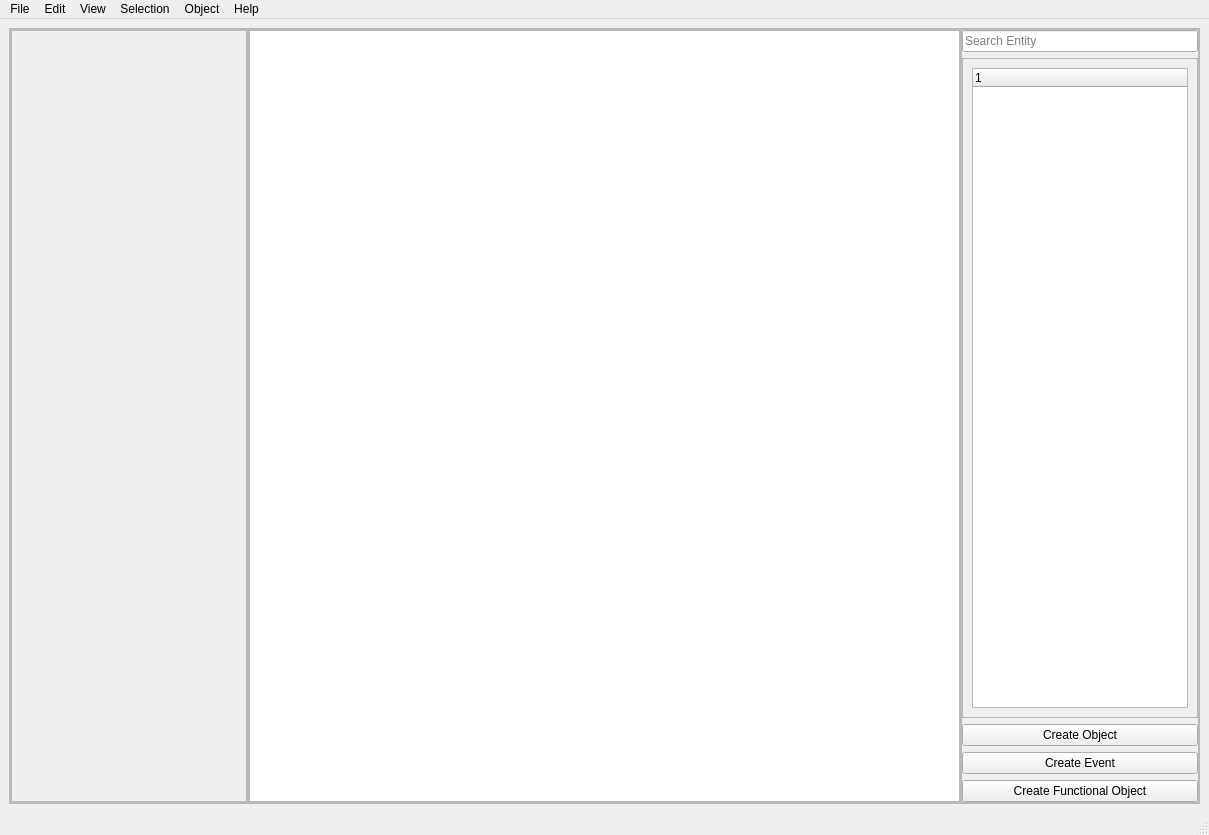
<?xml version="1.0" encoding="UTF-8"?>
<ui version="4.0">
 <class>MainWindow</class>
 <widget class="QMainWindow" name="MainWindow">
  <property name="geometry">
   <rect>
    <x>0</x>
    <y>0</y>
    <width>1209</width>
    <height>835</height>
   </rect>
  </property>
  <property name="font">
   <font>
    <bold>false</bold>
    <strikeout>false</strikeout>
    <kerning>true</kerning>
   </font>
  </property>
  <property name="windowTitle">
   <string>Modeling App</string>
  </property>
  <property name="toolButtonStyle">
   <enum>Qt::ToolButtonStyle::ToolButtonIconOnly</enum>
  </property>
  <property name="animated">
   <bool>true</bool>
  </property>
  <property name="tabShape">
   <enum>QTabWidget::TabShape::Rounded</enum>
  </property>
  <property name="dockNestingEnabled">
   <bool>false</bool>
  </property>
  <property name="unifiedTitleAndToolBarOnMac">
   <bool>true</bool>
  </property>
  <widget class="QWidget" name="centralwidget">
   <layout class="QVBoxLayout" name="verticalLayout">
    <item>
     <widget class="QFrame" name="frame">
      <property name="sizePolicy">
       <sizepolicy hsizetype="Expanding" vsizetype="Expanding">
        <horstretch>0</horstretch>
        <verstretch>0</verstretch>
       </sizepolicy>
      </property>
      <property name="frameShape">
       <enum>QFrame::Shape::StyledPanel</enum>
      </property>
      <property name="frameShadow">
       <enum>QFrame::Shadow::Raised</enum>
      </property>
      <layout class="QHBoxLayout" name="horizontalLayout" stretch="5,15,5">
       <property name="spacing">
        <number>0</number>
       </property>
       <property name="leftMargin">
        <number>0</number>
       </property>
       <property name="topMargin">
        <number>0</number>
       </property>
       <property name="rightMargin">
        <number>0</number>
       </property>
       <property name="bottomMargin">
        <number>0</number>
       </property>
       <item>
        <widget class="QFrame" name="properties_panel">
         <property name="frameShape">
          <enum>QFrame::Shape::StyledPanel</enum>
         </property>
         <property name="frameShadow">
          <enum>QFrame::Shadow::Raised</enum>
         </property>
         <layout class="QVBoxLayout" name="verticalLayout_4">
          <property name="leftMargin">
           <number>0</number>
          </property>
          <property name="topMargin">
           <number>0</number>
          </property>
          <property name="rightMargin">
           <number>0</number>
          </property>
          <property name="bottomMargin">
           <number>0</number>
          </property>
          <item>
           <widget class="QScrollArea" name="scrollArea">
            <property name="widgetResizable">
             <bool>true</bool>
            </property>
            <widget class="QWidget" name="scrollAreaWidgetContents_2">
             <property name="geometry">
              <rect>
               <x>0</x>
               <y>0</y>
               <width>234</width>
               <height>768</height>
              </rect>
             </property>
             <layout class="QVBoxLayout" name="verticalLayout_5">
              <item>
               <widget class="QStackedWidget" name="stackedWidget">
                <widget class="QWidget" name="page"/>
                <widget class="QWidget" name="page_2"/>
               </widget>
              </item>
             </layout>
            </widget>
           </widget>
          </item>
         </layout>
        </widget>
       </item>
       <item>
        <widget class="QFrame" name="working_area">
         <property name="frameShape">
          <enum>QFrame::Shape::StyledPanel</enum>
         </property>
         <property name="frameShadow">
          <enum>QFrame::Shadow::Raised</enum>
         </property>
         <layout class="QVBoxLayout" name="verticalLayout_6">
          <property name="leftMargin">
           <number>0</number>
          </property>
          <property name="topMargin">
           <number>0</number>
          </property>
          <property name="rightMargin">
           <number>0</number>
          </property>
          <property name="bottomMargin">
           <number>0</number>
          </property>
          <item>
           <widget class="QGraphicsView" name="graphicsView"/>
          </item>
         </layout>
        </widget>
       </item>
       <item>
        <widget class="QFrame" name="entities_panel">
         <property name="frameShape">
          <enum>QFrame::Shape::StyledPanel</enum>
         </property>
         <property name="frameShadow">
          <enum>QFrame::Shadow::Raised</enum>
         </property>
         <layout class="QVBoxLayout" name="verticalLayout_2">
          <property name="leftMargin">
           <number>0</number>
          </property>
          <property name="topMargin">
           <number>0</number>
          </property>
          <property name="rightMargin">
           <number>0</number>
          </property>
          <property name="bottomMargin">
           <number>0</number>
          </property>
          <item>
           <widget class="QLineEdit" name="entities_search_box">
            <property name="text">
             <string/>
            </property>
            <property name="placeholderText">
             <string>Search Entity</string>
            </property>
           </widget>
          </item>
          <item>
           <widget class="QScrollArea" name="entities_scrollArea">
            <property name="frameShape">
             <enum>QFrame::Shape::StyledPanel</enum>
            </property>
            <property name="widgetResizable">
             <bool>true</bool>
            </property>
            <widget class="QWidget" name="scrollAreaWidgetContents">
             <property name="geometry">
              <rect>
               <x>0</x>
               <y>0</y>
               <width>234</width>
               <height>650</height>
              </rect>
             </property>
             <layout class="QVBoxLayout" name="verticalLayout_3">
              <item>
               <widget class="QTreeWidget" name="entities_tree">
                <column>
                 <property name="text">
                  <string notr="true">1</string>
                 </property>
                </column>
               </widget>
              </item>
             </layout>
            </widget>
           </widget>
          </item>
          <item>
           <widget class="QPushButton" name="create_object_button">
            <property name="text">
             <string>Create Object</string>
            </property>
           </widget>
          </item>
          <item>
           <widget class="QPushButton" name="create_event_button">
            <property name="text">
             <string>Create Event</string>
            </property>
           </widget>
          </item>
          <item>
           <widget class="QPushButton" name="create_func_object_button">
            <property name="text">
             <string>Create Functional Object</string>
            </property>
           </widget>
          </item>
         </layout>
        </widget>
       </item>
      </layout>
     </widget>
    </item>
   </layout>
  </widget>
  <widget class="QMenuBar" name="menubar">
   <property name="geometry">
    <rect>
     <x>0</x>
     <y>0</y>
     <width>1209</width>
     <height>22</height>
    </rect>
   </property>
   <widget class="QMenu" name="menuFile">
    <property name="title">
     <string>File</string>
    </property>
    <addaction name="actionNew"/>
    <addaction name="actionOpen"/>
    <addaction name="actionRecent_files"/>
    <addaction name="separator"/>
    <addaction name="actionSave"/>
    <addaction name="actionSava_As"/>
    <addaction name="separator"/>
    <addaction name="actionExit"/>
   </widget>
   <widget class="QMenu" name="menuEdit">
    <property name="title">
     <string>Edit</string>
    </property>
    <addaction name="actionUndo"/>
    <addaction name="actionRedo"/>
    <addaction name="separator"/>
    <addaction name="actionCut"/>
    <addaction name="actionCopy"/>
    <addaction name="actionPaste"/>
    <addaction name="separator"/>
    <addaction name="actionSettings"/>
   </widget>
   <widget class="QMenu" name="menuSelect">
    <property name="title">
     <string>Selection</string>
    </property>
    <addaction name="actionSelect_All"/>
    <addaction name="actionDeselect_All"/>
    <addaction name="actionInverse_Selection"/>
    <addaction name="separator"/>
   </widget>
   <widget class="QMenu" name="menuObject">
    <property name="title">
     <string>Object</string>
    </property>
    <widget class="QMenu" name="menuExport_As">
     <property name="title">
      <string>Export As</string>
     </property>
     <addaction name="actionXLSX_File"/>
     <addaction name="actionCSV_File"/>
    </widget>
    <addaction name="actionCreate_New_Object"/>
    <addaction name="actionSave_Object"/>
    <addaction name="actionImport_Object"/>
    <addaction name="menuExport_As"/>
    <addaction name="actionDelete"/>
    <addaction name="separator"/>
   </widget>
   <widget class="QMenu" name="menuHelp">
    <property name="title">
     <string>Help</string>
    </property>
    <addaction name="actionHelp_Manual"/>
    <addaction name="separator"/>
    <addaction name="actionRead_Concept_Article"/>
    <addaction name="actionAbout_This_App"/>
    <addaction name="separator"/>
   </widget>
   <widget class="QMenu" name="menuView">
    <property name="title">
     <string>View</string>
    </property>
    <addaction name="actionShow_Properties_Panel"/>
    <addaction name="actionShow_Entities_Panel"/>
   </widget>
   <addaction name="menuFile"/>
   <addaction name="menuEdit"/>
   <addaction name="menuView"/>
   <addaction name="menuSelect"/>
   <addaction name="menuObject"/>
   <addaction name="menuHelp"/>
  </widget>
  <widget class="QStatusBar" name="statusbar"/>
  <action name="actionNew">
   <property name="text">
    <string>New</string>
   </property>
   <property name="iconVisibleInMenu">
    <bool>true</bool>
   </property>
  </action>
  <action name="actionOpen">
   <property name="text">
    <string>Open</string>
   </property>
  </action>
  <action name="actionRecent_files">
   <property name="text">
    <string>Recent Files</string>
   </property>
  </action>
  <action name="actionSave">
   <property name="text">
    <string>Save</string>
   </property>
  </action>
  <action name="actionSava_As">
   <property name="text">
    <string>Save As</string>
   </property>
  </action>
  <action name="actionExit">
   <property name="text">
    <string>Exit</string>
   </property>
  </action>
  <action name="actionUndo">
   <property name="text">
    <string>Undo</string>
   </property>
  </action>
  <action name="actionRedo">
   <property name="text">
    <string>Redo</string>
   </property>
  </action>
  <action name="actionCut">
   <property name="text">
    <string>Cut</string>
   </property>
  </action>
  <action name="actionCopy">
   <property name="text">
    <string>Copy</string>
   </property>
  </action>
  <action name="actionPaste">
   <property name="text">
    <string>Paste</string>
   </property>
  </action>
  <action name="actionSettings">
   <property name="text">
    <string>Settings</string>
   </property>
  </action>
  <action name="actionSelect_All">
   <property name="text">
    <string>Select All</string>
   </property>
  </action>
  <action name="actionDeselect_All">
   <property name="text">
    <string>Deselect All</string>
   </property>
  </action>
  <action name="actionInverse_Selection">
   <property name="text">
    <string>Inverse  Selection</string>
   </property>
  </action>
  <action name="actionCreate_New_Object">
   <property name="text">
    <string>Create</string>
   </property>
  </action>
  <action name="actionImport_Object">
   <property name="text">
    <string>Import</string>
   </property>
  </action>
  <action name="actionSave_Object">
   <property name="text">
    <string>Save</string>
   </property>
  </action>
  <action name="actionXLSX_File">
   <property name="text">
    <string>XLSX File</string>
   </property>
  </action>
  <action name="actionCSV_File">
   <property name="text">
    <string>CSV File</string>
   </property>
  </action>
  <action name="actionDelete">
   <property name="text">
    <string>Delete</string>
   </property>
  </action>
  <action name="actionHelp_Manual">
   <property name="text">
    <string>Help Manual</string>
   </property>
  </action>
  <action name="actionRead_Concept_Article">
   <property name="text">
    <string>Read Concept Article</string>
   </property>
  </action>
  <action name="actionAbout_This_App">
   <property name="text">
    <string>About This App</string>
   </property>
  </action>
  <action name="actionShow_Properties_Panel">
   <property name="text">
    <string>Show Properties Panel</string>
   </property>
  </action>
  <action name="actionShow_Entities_Panel">
   <property name="text">
    <string>Show Entities Panel</string>
   </property>
  </action>
 </widget>
 <resources/>
 <connections/>
</ui>
